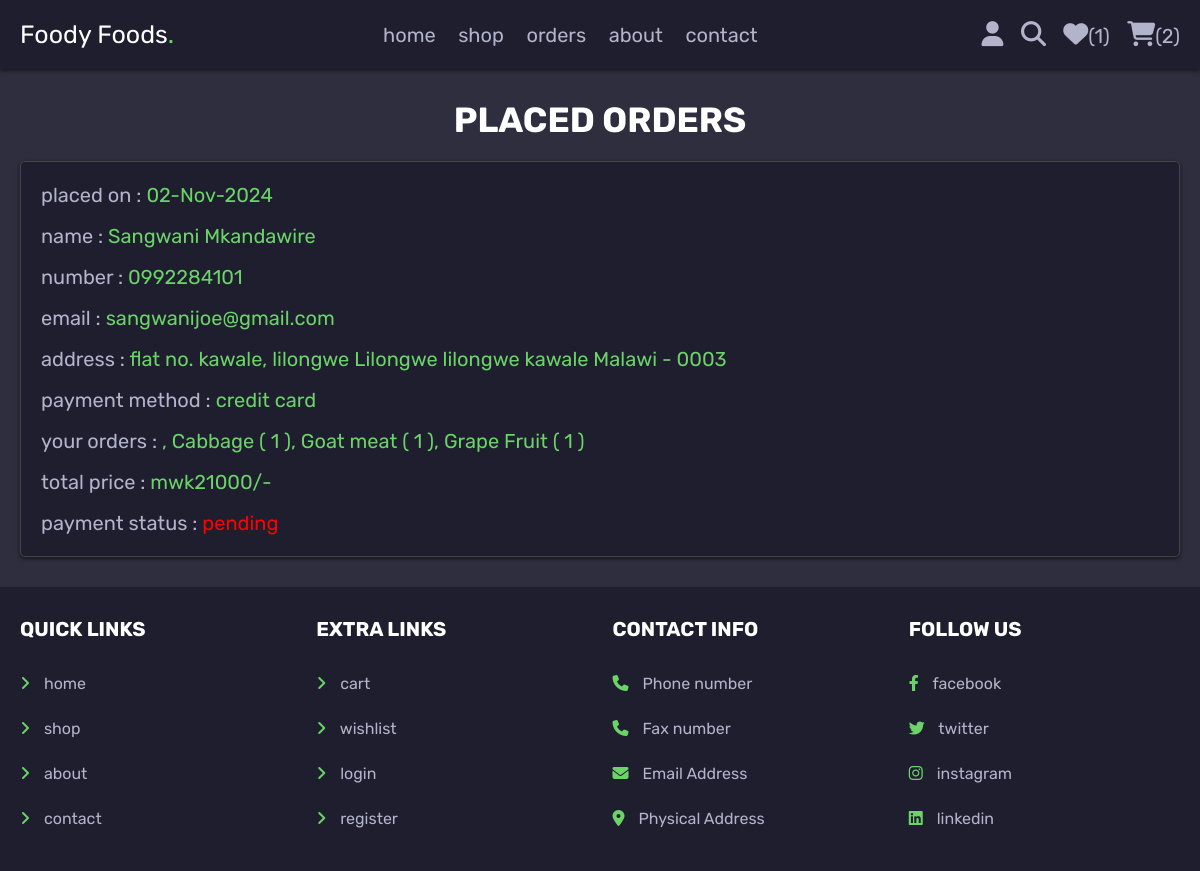
Page /orders.php (signed in) on the committed database.
### tables this page shows
CREATE TABLE `orders` (
  `id` int(100) NOT NULL,
  `user_id` int(100) NOT NULL,
  `name` varchar(100) NOT NULL,
  `number` varchar(12) NOT NULL,
  `email` varchar(100) NOT NULL,
  `method` varchar(50) NOT NULL,
  `address` varchar(500) NOT NULL,
  `total_products` varchar(1000) NOT NULL,
  `total_price` int(100) NOT NULL,
  `placed_on` varchar(50) NOT NULL,
  `payment_status` varchar(20) NOT NULL DEFAULT 'pending'
);

### orders.php (the view, shortened to what this page needs)
<?php
@include 'config.php';
$user_id = $_SESSION['user_id'];
?>
<!DOCTYPE html>
<html lang="en">
<head>
   <link rel="stylesheet" href="https://cdnjs.cloudflare.com/ajax/libs/font-awesome/6.1.1/css/all.min.css">
   <link rel="stylesheet" href="css/style.css">
</head>
<body>
<?php include 'header.php'; ?>
<section class="placed-orders">
   <h1 class="title">placed orders</h1>
   <div class="box-container">
   <?php
      $select_orders = $conn->prepare("SELECT * FROM `orders` WHERE user_id = ?");
      $select_orders->execute([$user_id]);
      if($select_orders->rowCount() > 0){
         while($fetch_orders = $select_orders->fetch(PDO::FETCH_ASSOC)){
   ?>
   <div class="box">
      <p> placed on : <span><?= $fetch_orders['placed_on']; ?></span> </p>
      <p> name : <span><?= $fetch_orders['name']; ?></span> </p>
      <p> number : <span><?= $fetch_orders['number']; ?></span> </p>
      <p> email : <span><?= $fetch_orders['email']; ?></span> </p>
      <p> address : <span><?= $fetch_orders['address']; ?></span> </p>
      <p> payment method : <span><?= $fetch_orders['method']; ?></span> </p>
      <p> your orders : <span><?= $fetch_orders['total_products']; ?></span> </p>
      <p> total price : <span>mwk<?= $fetch_orders['total_price']; ?>/-</span> </p>
      <p> payment status : <span style="color:<?php if($fetch_orders['payment_status'] == 'pending'){ echo 'red'; }else{ echo 'green'; }; ?>"><?= $fetch_orders['payment_status']; ?></span> </p>
   </div>
   <?php
      }
   }else{
      echo '<p class="empty">no orders placed yet!</p>';
   }
   ?>
   </div>
</section>
<?php include 'footer.php'; ?>
</body>
</html>

### css/style.css (style rules this page uses)
:root { --white: #1e1e2e; --light-bg: #2e2e3e; --light-color: #b3b3cc; --black: #ffffff; --green: #6bd368; --red: #ff6b6b; --border: 1px solid #444; --box-shadow: 0 2px 4px rgba(0, 0, 0, 0.5); }
.placed-orders .box-container { display: flex; flex-wrap: wrap; gap:1.5rem; align-items: flex-start; }
.placed-orders .box-container .box { padding:1rem 2rem; flex:1 1 40rem; border:var(--border); background-color: var(--white); box-shadow: var(--box-shadow); border-radius: .5rem; }
.placed-orders .box-container .box p { margin:.5rem 0; line-height: 1.8; font-size: 2rem; color:var(--light-color); }
.placed-orders .box-container .box p span { color:var(--green); }

### css/components.css (style rules this page uses)
:root { --green:#27ae60; --orange:#f39c12; --red:#e74c3c; --black:#ffffff; --light-color:#2d2d2d; --white:#232323; --light-bg:#272727; --border:.2rem solid var(--black); --box-shadow:0 .5rem 1rem rgba(0,0,0,.1); }
* { font-family: 'Rubik', sans-serif; margin:0; padding:0; box-sizing: border-box; outline: none; border:none; text-decoration: none; color:var(--black); }
body { background-color: var(--light-bg); }
html { font-size: 62.5%; overflow-x: hidden; scroll-behavior: smooth; scroll-padding-top: 6.5rem; }
section { padding:3rem 2rem; max-width: 1200px; margin:0 auto; }
.title { text-align: center; margin-bottom: 2rem; text-transform: uppercase; color:var(--black); font-size: 3.5rem; }

### rows in the picture
orders: placed_on "02-Nov-2024", name "Sangwani Mkandawire", number "0992284101", email "sangwanijoe@gmail.com", address "flat no. kawale, lilongwe Lilongwe lilongwe kawale Malawi - 0003", method "credit card", total_products ", Cabbage ( 1 ), Goat meat ( 1 ), Grape Fruit ( 1 )", total_price "21000", payment_status "pending"

### other values in the picture
$count_wishlist_items->rowCount() "1"
$count_cart_items->rowCount() "2"
